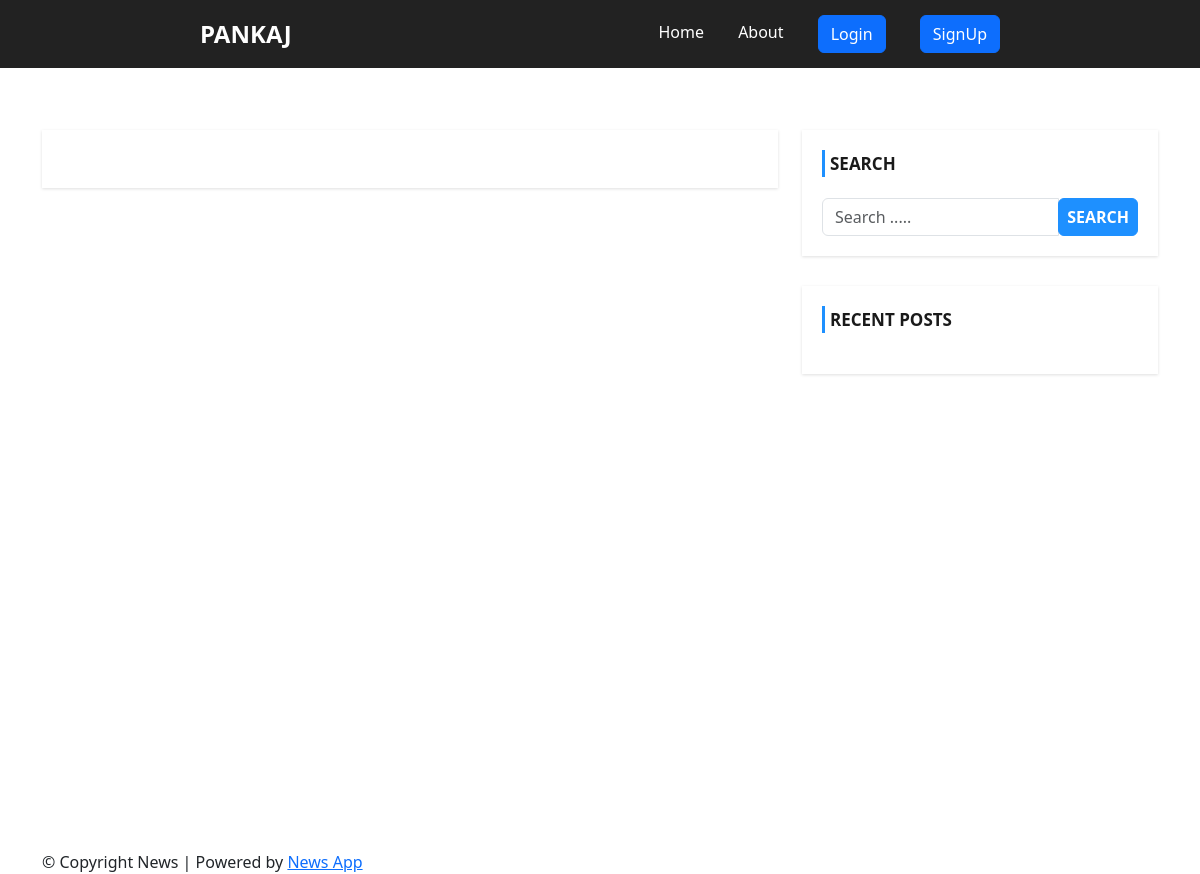
Page /author.php?author=3 on the earlier database version.
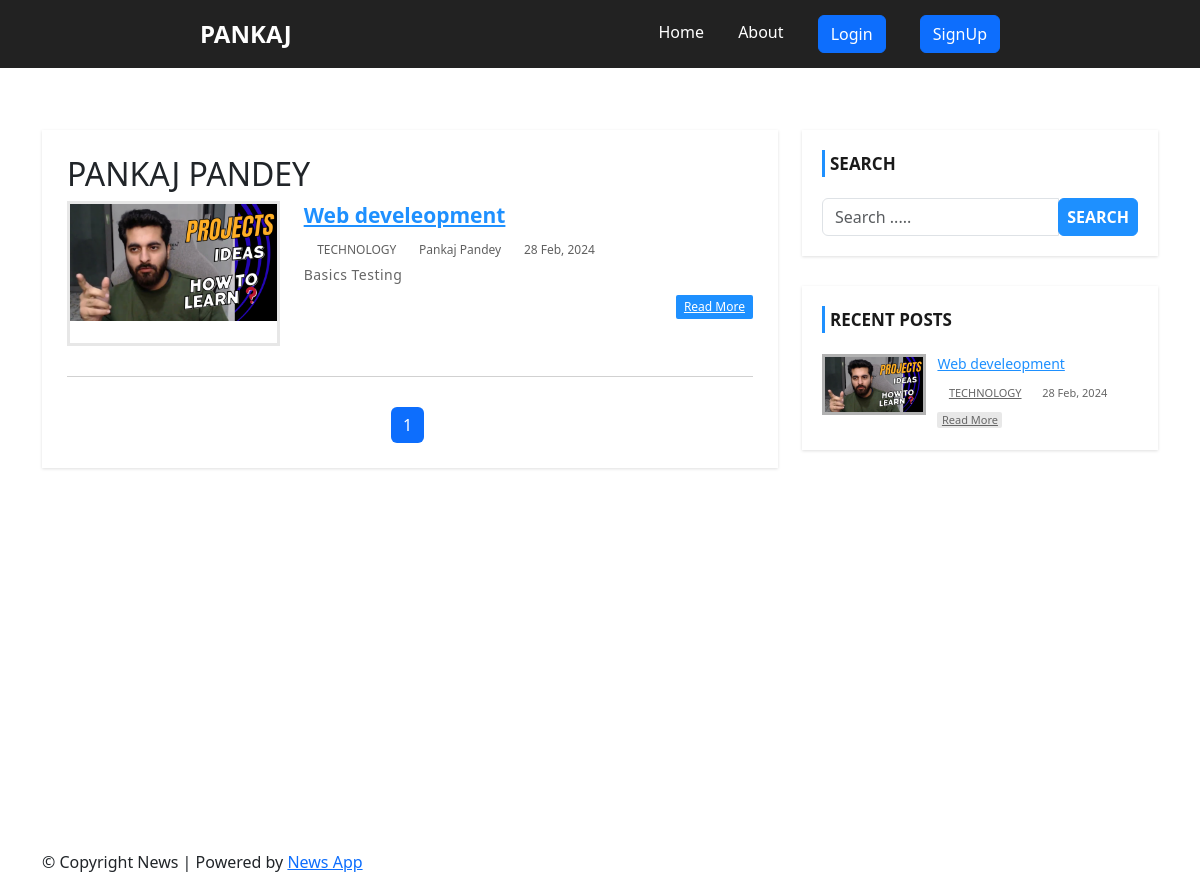
Same page on the later database version.
### tables this page shows
CREATE TABLE `users` (
  `id` int(11) NOT NULL,
  `username` varchar(191) NOT NULL,
  `email` varchar(191) NOT NULL,
  `password` varchar(191) NOT NULL,
  `role` tinyint(11) NOT NULL DEFAULT 0
);

CREATE TABLE `post` (
  `id` int(11) NOT NULL,
  `title` varchar(191) NOT NULL,
  `description` text NOT NULL,
  `category` varchar(50) NOT NULL,
  `date` varchar(255) NOT NULL,
  `image` varchar(255) NOT NULL,
  `author` int(11) NOT NULL
);

CREATE TABLE `category` (
  `id` int(11) NOT NULL,
  `name` varchar(255) NOT NULL,
  `post` int(11) NOT NULL,
  `date` varchar(255) NOT NULL
);

### author.php (the view, shortened to what the changed rows need)
<?php
include 'include/header.php';
 ?>
    <div id="main-content">
      <div class="container">
        <div class="row">
            <div class="col-md-8">
                <div class="post-container">
                <?php    $author =  $_GET['author'];
                      $sql2 = "SELECT username FROM users WHERE id = $author";
        $run2 = mysqli_query($conn, $sql2);
         $row2 = mysqli_fetch_assoc($run2);
         $UName = $row2['username'];
         ?>
                  <h2 class="page-heading"><?php echo strtoupper($UName); ?></h2>
                  <?php
                        $limit = 3;
                        if(isset($_GET['page'])){
                            $page = $_GET['page'];
                        }else{
                         $page = 1;
                        }
                        $offset = ($page -1 ) *$limit;
                      $query = "SELECT post.*, category.name,  users.username FROM  post
                      LEFT JOIN category ON post.category = category.id
                      LEFT JOIN users ON post.author = users.id
                       WHERE post.author = $author LIMIT {$offset},{$limit} ";
                      $run = mysqli_query($conn, $query);
                      if(mysqli_num_rows($run) > 0){
                          foreach($run as $row){
                              ?>
                    <div class="post-content">
                        <div class="row">
                            <div class="col-md-4">
                                <a class="post-img" href="single.php?id=<?php echo $row['id'] ?>"><img
                                        src="admin/uploads/<?php echo $row['image'] ?>" alt=""></a>
                            </div>
                            <div class="col-md-8">
                                <div class="inner-content clearfix">
                                    <h3><a href='single.php?id=<?php  echo $row['id'] ;?>'><?=$row['title'] ?></a></h3>
                                    <div class="post-information">
                                        <span>
                                            <i class="fa fa-tags" aria-hidden="true"></i>
                                            <a
                                                href='category.php?caetgory=<?php echo $row['category'] ?>'><?= strtoupper($row['name']) ?></a>
                                        </span>
                                        <span>
                                            <i class="fa fa-user" aria-hidden="true"></i>
                                            <a
                                                href='author.php?author=<?php echo $row['id'] ?>'><?=$row['username'] ?></a>
                                        </span>
                                        <span>
                                            <i class="fa fa-calendar" aria-hidden="true"></i>
                                            <?=$row['date'] ?>
                                        </span>
                                    </div>
                                    <p class="description">
                                        <?=$row['description'] ?>
                                    </p>
                                    <a class='read-more pull-right' href='single.php?id=<?php echo  $row['id']; ?>'>read
                                        more</a>
                                </div>
                            </div>
                        </div>
                    </div>
                    <?php   }
                      }
        $sql = "SELECT * FROM post WHERE author = $author";
        $run = mysqli_query($conn, $sql);
        if(mysqli_num_rows($run ) > 0 ){
            $total_record = mysqli_num_rows($run);
            $total_page = ceil($total_record / $limit);
            echo '<ul class="pagination flex justify-content-center">';
            for($i = 1; $i <= $total_page; $i++){
                if($i == $page){
                    $active = "active";
                }else{
                    $active = "";
                }
            echo '<li class="page-item '.$active.'  "><a class="page-link" href="author.php?page= '.$i.' ">'.$i.'</a></li>';
            }
        echo '</ul>';
    }
        ?>
                </div>
            </div>
            <?php include 'include/sidebar.php'; ?>
        </div>
      </div>
    </div>
<?php include 'include/footer.php'; ?>

### include/sidebar.php (shortened to what the changed rows need)
<?php include('./admin/config/conn.php') ?>
<div id="sidebar" class="col-md-4">
    <?php
         $query = "SELECT post.*, category.name , users.username FROM  post
         LEFT JOIN category ON post.category = category.id
         LEFT JOIN users ON post.author = users.id
         ORDER BY post.id DESC LIMIT 5";
         $run = mysqli_query($conn, $query);
         ?>
    <div class="recent-post-container">
      <?php
         if(mysqli_num_rows($run) > 0){
             foreach($run as $row){
                 ?>
        <div class="recent-post">
            <a class="post-img" href="./single.php?id=<?=$row['id'] ?>">
                <img src="./admin/uploads/<?=$row['image'] ?>" alt=""/>
            </a>
            <div class="post-content">
                <h5><a href="single.php?id=<?php echo$row['id'] ?>"><?=$row['title'] ?></a></h5>
                <span>
                    <i class="fa fa-tags" aria-hidden="true"></i>
                    <a href='category.php?category=<?php echo $row['category'] ?>'><?= strtoupper($row['name']); ?></a>
                </span>
                <span>
                    <i class="fa fa-calendar" aria-hidden="true"></i>
                    <?=$row['date'] ?>
                </span>
                <a class="read-more" href="single.php?id=<?php echo $row['id']; ?>">read more</a>
            </div>
        </div>
        <?php }
        }?>
    </div>
</div>

Differences in the rows shown:
now on this page (row edited): users: username "PANKAJ PANDEY"
added post: image (picture), title "Web develeopment", category.name "TECHNOLOGY", users.username "Pankaj Pandey", date "28 Feb, 2024", description "Basics Testing"
Other differences:
new list line: "1"
